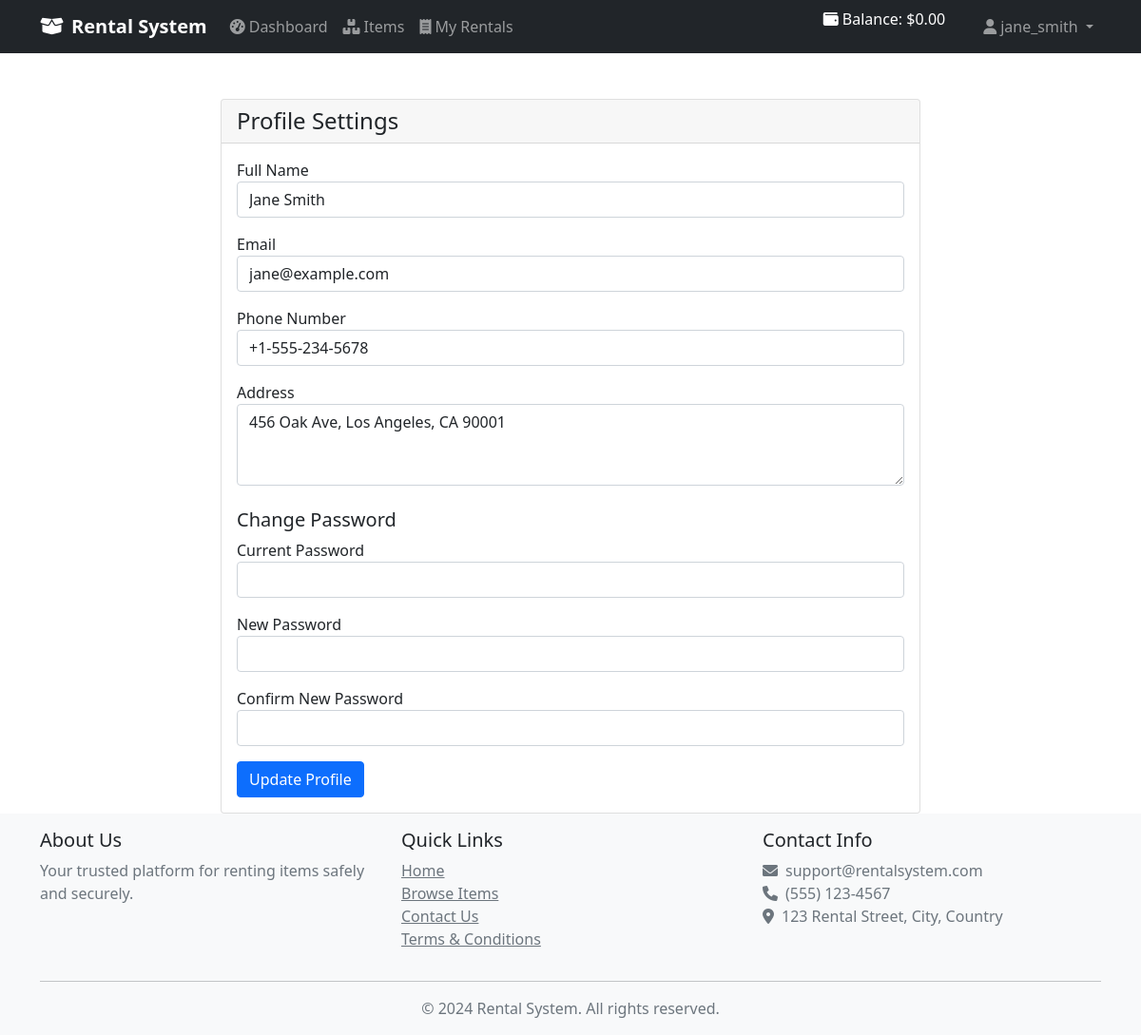
The app's page /profile.php (signed in) with its own data.
### tables this page shows
CREATE TABLE Users (
    user_id INT AUTO_INCREMENT PRIMARY KEY,
    username VARCHAR(50) UNIQUE NOT NULL,
    email VARCHAR(100) UNIQUE NOT NULL,
    password_hash VARCHAR(255) NOT NULL,
    full_name VARCHAR(100) NOT NULL,
    phone_number VARCHAR(20),
    address TEXT,
    registration_date TIMESTAMP DEFAULT CURRENT_TIMESTAMP,
    is_active TINYINT(1) DEFAULT 1,
    account_balance DECIMAL(10,2) DEFAULT 0.00
);

### classes/Database.php (called while the page is built)
<?php
class Database {
    private $conn;
    public function __construct() {
        try {
            $this->conn = new PDO(
                "mysql:host=" . DB_HOST . ";dbname=" . DB_NAME,
                DB_USER,
                DB_PASS
            );
            $this->conn->setAttribute(PDO::ATTR_ERRMODE, PDO::ERRMODE_EXCEPTION);
        } catch(PDOException $e) {
            echo "Connection failed: " . $e->getMessage();
        }
    }
    public function getConnection() {
        return $this->conn;
    }
}

### classes/User.php (called while the page is built, shortened)
<?php
class User {
    private $db;
    public function __construct($db) {
        $this->db = $db;
    }
    public function getUserById($userId) {
        try {
            $sql = "SELECT user_id, username, email, full_name, phone_number, registration_date, address, account_balance
                    FROM Users WHERE user_id = :user_id";
            $stmt = $this->db->prepare($sql);
            $stmt->execute(['user_id' => $userId]);
            return $stmt->fetch(PDO::FETCH_ASSOC);
        } catch(PDOException $e) {
            return false;
        }
    }
}

### profile.php (the view, shortened to what this page needs)
<?php
require_once 'config/database.php';
require_once 'classes/Database.php';
require_once 'classes/User.php';
require_once 'includes/header.php';
$db = new Database();
$user = new User($db->getConnection());
$user_data = $user->getUserById($_SESSION['user_id']);
?>
<div class="container mt-5">
    <div class="row justify-content-center">
        <div class="col-md-8">
            <div class="card">
                <div class="card-header">
                    <h4 class="mb-0">Profile Settings</h4>
                </div>
                <div class="card-body">
                    <form method="POST">
                        <div class="mb-3">
                            <label>Full Name</label>
                            <input type="text" name="full_name" class="form-control" required
                                   value="<?php echo htmlspecialchars($user_data['full_name']); ?>">
                        </div>
                        <div class="mb-3">
                            <label>Email</label>
                            <input type="email" name="email" class="form-control" required
                                   value="<?php echo htmlspecialchars($user_data['email']); ?>">
                        </div>
                        <div class="mb-3">
                            <label>Phone Number</label>
                            <input type="tel" name="phone" class="form-control"
                                   value="<?php echo htmlspecialchars($user_data['phone_number']); ?>">
                        </div>
                        <div class="mb-3">
                            <label>Address</label>
                            <textarea name="address" class="form-control" rows="3"><?php echo htmlspecialchars($user_data['address']); ?></textarea>
                        </div>
                        <h5 class="mt-4">Change Password</h5>
                        <div class="mb-3">
                            <label>Current Password</label>
                            <input type="password" name="current_password" class="form-control">
                        </div>
                        <div class="mb-3">
                            <label>New Password</label>
                            <input type="password" name="new_password" class="form-control">
                        </div>
                        <div class="mb-3">
                            <label>Confirm New Password</label>
                            <input type="password" name="confirm_password" class="form-control">
                        </div>
                        <button type="submit" class="btn btn-primary">Update Profile</button>
                    </form>
                </div>
            </div>
        </div>
    </div>
</div>
<?php require_once 'includes/footer.php'; ?>

### records on screen
users: full_name "Jane Smith", email "jane@example.com", phone "+1-555-234-5678", address "456 Oak Ave, Los Angeles, CA 90001"

### other values on screen
$_SESSION['account_balance'] "0.00"
$_SESSION['username'] "jane_smith"
